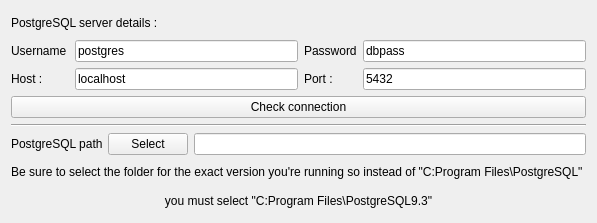
<?xml version="1.0" encoding="UTF-8"?>
<ui version="4.0">
 <class>SettingsForm</class>
 <widget class="QWidget" name="SettingsForm">
  <property name="windowModality">
   <enum>Qt::ApplicationModal</enum>
  </property>
  <property name="geometry">
   <rect>
    <x>0</x>
    <y>0</y>
    <width>538</width>
    <height>223</height>
   </rect>
  </property>
  <property name="windowTitle">
   <string>Settings</string>
  </property>
  <layout class="QVBoxLayout" name="verticalLayout">
   <item>
    <widget class="QLabel" name="label_6">
     <property name="text">
      <string>PostgreSQL server details : </string>
     </property>
    </widget>
   </item>
   <item>
    <layout class="QHBoxLayout" name="horizontalLayout_3">
     <item>
      <widget class="QLabel" name="lblUsername">
       <property name="minimumSize">
        <size>
         <width>58</width>
         <height>0</height>
        </size>
       </property>
       <property name="maximumSize">
        <size>
         <width>58</width>
         <height>16777215</height>
        </size>
       </property>
       <property name="text">
        <string>Username : </string>
       </property>
      </widget>
     </item>
     <item>
      <widget class="QLineEdit" name="usernameEdit">
       <property name="text">
        <string>postgres</string>
       </property>
      </widget>
     </item>
     <item>
      <widget class="QLabel" name="lblPassword">
       <property name="minimumSize">
        <size>
         <width>53</width>
         <height>0</height>
        </size>
       </property>
       <property name="maximumSize">
        <size>
         <width>53</width>
         <height>16777215</height>
        </size>
       </property>
       <property name="text">
        <string>Password :</string>
       </property>
      </widget>
     </item>
     <item>
      <widget class="QLineEdit" name="passwordEdit">
       <property name="text">
        <string>dbpass</string>
       </property>
      </widget>
     </item>
    </layout>
   </item>
   <item>
    <layout class="QHBoxLayout" name="horizontalLayout_4">
     <item>
      <widget class="QLabel" name="lblHostname">
       <property name="minimumSize">
        <size>
         <width>58</width>
         <height>0</height>
        </size>
       </property>
       <property name="maximumSize">
        <size>
         <width>58</width>
         <height>16777215</height>
        </size>
       </property>
       <property name="text">
        <string>Host :  </string>
       </property>
      </widget>
     </item>
     <item>
      <widget class="QLineEdit" name="hostEdit">
       <property name="text">
        <string>localhost</string>
       </property>
      </widget>
     </item>
     <item>
      <widget class="QLabel" name="lblPort">
       <property name="minimumSize">
        <size>
         <width>53</width>
         <height>0</height>
        </size>
       </property>
       <property name="maximumSize">
        <size>
         <width>53</width>
         <height>16777215</height>
        </size>
       </property>
       <property name="text">
        <string>Port : </string>
       </property>
      </widget>
     </item>
     <item>
      <widget class="QLineEdit" name="portEdit">
       <property name="text">
        <string>5432</string>
       </property>
      </widget>
     </item>
    </layout>
   </item>
   <item>
    <widget class="QPushButton" name="dbcheckButton">
     <property name="text">
      <string>Check connection</string>
     </property>
    </widget>
   </item>
   <item>
    <widget class="Line" name="line_2">
     <property name="orientation">
      <enum>Qt::Horizontal</enum>
     </property>
    </widget>
   </item>
   <item>
    <layout class="QHBoxLayout" name="horizontalLayout_2">
     <item>
      <widget class="QLabel" name="label">
       <property name="minimumSize">
        <size>
         <width>91</width>
         <height>0</height>
        </size>
       </property>
       <property name="maximumSize">
        <size>
         <width>91</width>
         <height>16777215</height>
        </size>
       </property>
       <property name="text">
        <string>PostgreSQL path : </string>
       </property>
      </widget>
     </item>
     <item>
      <widget class="QPushButton" name="psqlButton">
       <property name="text">
        <string>Select</string>
       </property>
      </widget>
     </item>
     <item>
      <widget class="QLineEdit" name="psqlEdit">
       <property name="readOnly">
        <bool>true</bool>
       </property>
      </widget>
     </item>
    </layout>
   </item>
   <item>
    <widget class="QLabel" name="label_4">
     <property name="text">
      <string>Be sure to select the folder for the exact version you're running so instead of &quot;C:Program Files\PostgreSQL&quot; </string>
     </property>
     <property name="alignment">
      <set>Qt::AlignCenter</set>
     </property>
    </widget>
   </item>
   <item>
    <widget class="QLabel" name="label_5">
     <property name="text">
      <string>you must select &quot;C:Program Files\PostgreSQL9.3&quot;</string>
     </property>
     <property name="alignment">
      <set>Qt::AlignCenter</set>
     </property>
    </widget>
   </item>
  </layout>
 </widget>
 <resources/>
 <connections/>
</ui>
